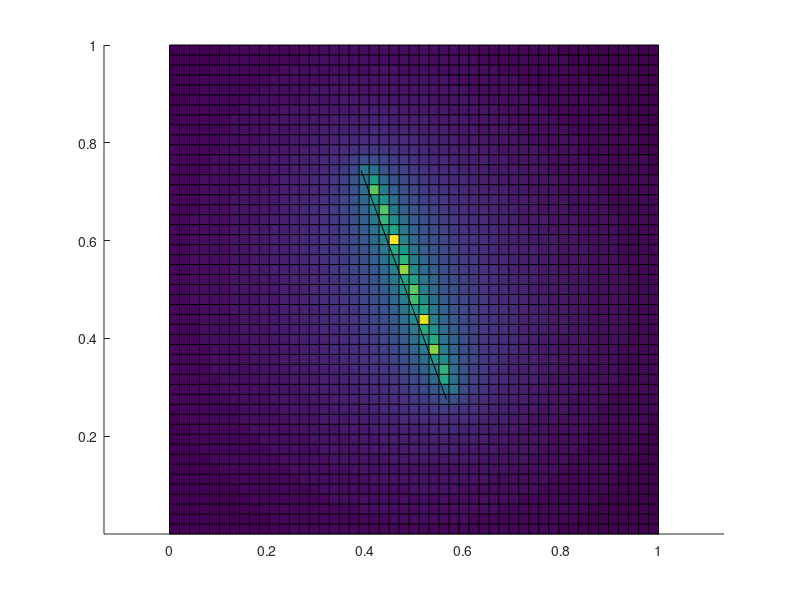
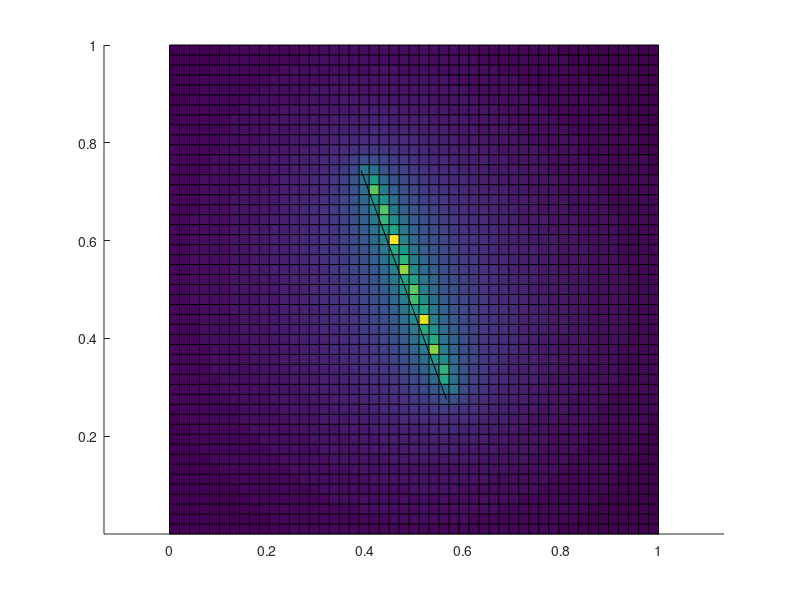

Recreate these plots in MATLAB, in order.
close all
clear all
clc

a=rand(2,1)
b=rand(2,1);
t=(b-a)/norm(b-a);

N=50;
Ax=ones(N,N)*a(1);
Ay=ones(N,N)*a(2);
Bx=ones(N,N)*b(1);
By=ones(N,N)*b(2);
Tx=ones(N,N)*t(1);
Ty=ones(N,N)*t(2);

x=[0:N-1]/(N-1);
y=[0:N-1]/(N-1);
[X,Y]=meshgrid(x,y);

num=(Bx-X).*Tx+(By-Y).*Ty+sqrt((Bx-X).^2+(By-Y).^2);
den=(Ax-X).*Tx+(Ay-Y).*Ty+sqrt((Ax-X).^2+(Ay-Y).^2);
f=log(num./den);

figure(1)
clf
hold on
pcolor(X,Y,f)
plot([a(1) b(1)],[a(2) b(2)],'k')
axis equal

num1=-(Ax-X).*Tx-(Ay-Y).*Ty+sqrt((Ax-X).^2+(Ay-Y).^2);
den1=-(Bx-X).*Tx-(By-Y).*Ty+sqrt((Bx-X).^2+(By-Y).^2);
f1=log(num1./den1);

figure(2)
clf
hold on
pcolor(X,Y,f1)
plot([a(1) b(1)],[a(2) b(2)],'k')
axis equal

% figure(3)
% clf
% hold on
% surf(X,Y,f-f1)
% plot([a(1) b(1)],[a(2) b(2)],'k')
% axis equal